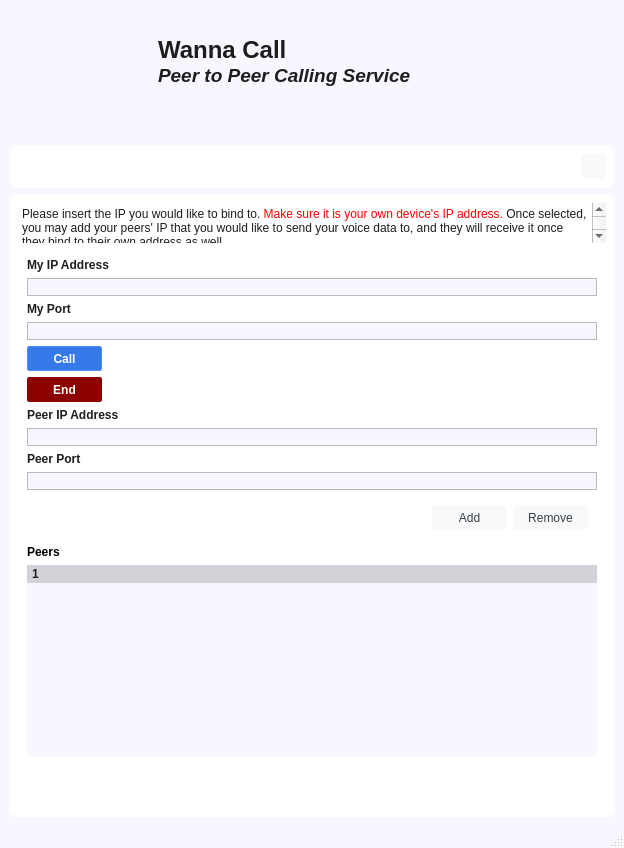
<?xml version="1.0" encoding="UTF-8"?>
<ui version="4.0">
 <class>WannaCall</class>
 <widget class="QMainWindow" name="WannaCall">
  <property name="geometry">
   <rect>
    <x>0</x>
    <y>0</y>
    <width>624</width>
    <height>848</height>
   </rect>
  </property>
  <property name="windowTitle">
   <string>WannaCall</string>
  </property>
  <property name="styleSheet">
   <string notr="true">QMainWindow#WannaCall{
background-color:#f7f7ff;
}</string>
  </property>
  <widget class="QWidget" name="centralwidget">
   <property name="styleSheet">
    <string notr="true">QWidget#body{
background-color:white;
border-radius:8px;
}
QWidget#toolbar{
background-color:white;
border-radius:8px;
}
* { color: #1d1d1d; }
QLabel {
color: black;
font-weight:bold;
background-color: transparent;
}
QLineEdit {
color:black;
border-radius: 1px;
border-width: 1px;
border-style: solid;
border-color: #b9b9b9;
background-color: #f7f7ff;
}
QLineEdit:hover {
color:black;
border-radius: 1px;
border-width: 1px;
border-style: solid;
border-color: #a0a0a0;
background-color: #f7f7ff;
}
QLineEdit:disabled{
color:#B1B1B1;
border-radius: 1px;
border-width: 1px;
border-style: solid;
border-color: #b9b9b9;
background-color:#838383;
}
QPushButton {
color: #3c4043;
background-color: #f8f9fa;
border: 1px solid #f8f9fa;
border-radius: 4px;
}
QPushButton:hover {
color: #3c4043;
background-color: #f8f9fa;
border: 1px solid #e3e3e3;
border-radius: 4px;
}
QPushButton:pressed {
color: #3c4043;
background-color: QLinearGradient( x1: 0, y1: 0, x2: 0, y2: 1, stop: 0 #f8f9fa, stop: 1 #e3e3e3);
border: 1px solid #e3e3e3;
border-radius: 4px;
}
QToolButton {
color: #3c4043;
background-color: #f8f9fa;
border: 1px solid #f8f9fa;
border-radius: 4px;
}
QToolButton:hover {
color: #3c4043;
background-color: #f8f9fa;
border: 1px solid #e3e3e3;
border-radius: 4px;
}
QToolButton:pressed {
color: #3c4043;
background-color: QLinearGradient( x1: 0, y1: 0, x2: 0, y2: 1, stop: 0 #f8f9fa, stop: 1 #e3e3e3);
border: 1px solid #e3e3e3;
border-radius: 4px;
}</string>
   </property>
   <layout class="QGridLayout" name="gridLayout">
    <item row="1" column="0">
     <widget class="QWidget" name="toolbar" native="true">
      <layout class="QVBoxLayout" name="verticalLayout_3">
       <item>
        <layout class="QHBoxLayout" name="horizontalLayout_3">
         <item>
          <spacer name="horizontalSpacer_2">
           <property name="orientation">
            <enum>Qt::Horizontal</enum>
           </property>
           <property name="sizeHint" stdset="0">
            <size>
             <width>40</width>
             <height>20</height>
            </size>
           </property>
          </spacer>
         </item>
         <item>
          <widget class="QToolButton" name="settingsButton">
           <property name="minimumSize">
            <size>
             <width>25</width>
             <height>25</height>
            </size>
           </property>
           <property name="maximumSize">
            <size>
             <width>25</width>
             <height>25</height>
            </size>
           </property>
           <property name="text">
            <string/>
           </property>
           <property name="icon">
            <iconset resource="resources.qrc">
             <normaloff>:/icons/settings.png</normaloff>:/icons/settings.png</iconset>
           </property>
           <property name="toolButtonStyle">
            <enum>Qt::ToolButtonIconOnly</enum>
           </property>
          </widget>
         </item>
        </layout>
       </item>
      </layout>
     </widget>
    </item>
    <item row="2" column="0">
     <widget class="QWidget" name="body" native="true">
      <property name="styleSheet">
       <string notr="true">QWidget#body{
background-color:white;
border-radius:8px;
}
* { color: #1d1d1d; }
QLabel {
color: black;
font-weight:bold;
background-color: transparent;
}
QLineEdit {
color:black;
border-radius: 1px;
border-width: 1px;
border-style: solid;
border-color: #b9b9b9;
background-color: #f7f7ff;
}
QLineEdit:hover {
color:black;
border-radius: 1px;
border-width: 1px;
border-style: solid;
border-color: #a0a0a0;
background-color: #f7f7ff;
}
QLineEdit:disabled{
color:#B1B1B1;
border-radius: 1px;
border-width: 1px;
border-style: solid;
border-color: #b9b9b9;
background-color:#838383;
}
QPushButton {
color: #3c4043;
background-color: #f8f9fa;
border: 1px solid #f8f9fa;
border-radius: 4px;
}
QPushButton:hover {
color: #3c4043;
background-color: #f8f9fa;
border: 1px solid #e3e3e3;
border-radius: 4px;
}
QPushButton:pressed {
color: #3c4043;
background-color: QLinearGradient( x1: 0, y1: 0, x2: 0, y2: 1, stop: 0 #f8f9fa, stop: 1 #e3e3e3);
border: 1px solid #e3e3e3;
border-radius: 4px;
}
QToolButton {
color: #3c4043;
background-color: #f8f9fa;
border: 1px solid #f8f9fa;
border-radius: 4px;
}
QToolButton:hover {
color: #3c4043;
background-color: #f8f9fa;
border: 1px solid #e3e3e3;
border-radius: 4px;
}
QToolButton:pressed {
color: #3c4043;
background-color: QLinearGradient( x1: 0, y1: 0, x2: 0, y2: 1, stop: 0 #f8f9fa, stop: 1 #e3e3e3);
border: 1px solid #e3e3e3;
border-radius: 4px;
}</string>
      </property>
      <layout class="QVBoxLayout" name="verticalLayout">
       <item>
        <widget class="QTextBrowser" name="content">
         <property name="minimumSize">
          <size>
           <width>0</width>
           <height>40</height>
          </size>
         </property>
         <property name="maximumSize">
          <size>
           <width>16777215</width>
           <height>40</height>
          </size>
         </property>
         <property name="styleSheet">
          <string notr="true">QTextBrowser#content {
background-color:transparent;
border:none;
}</string>
         </property>
         <property name="html">
          <string>&lt;!DOCTYPE HTML PUBLIC &quot;-//W3C//DTD HTML 4.0//EN&quot; &quot;http://www.w3.org/TR/REC-html40/strict.dtd&quot;&gt;
&lt;html&gt;&lt;head&gt;&lt;meta name=&quot;qrichtext&quot; content=&quot;1&quot; /&gt;&lt;meta charset=&quot;utf-8&quot; /&gt;&lt;style type=&quot;text/css&quot;&gt;
p, li { white-space: pre-wrap; }
hr { height: 1px; border-width: 0; }
li.unchecked::marker { content: &quot;\2610&quot;; }
li.checked::marker { content: &quot;\2612&quot;; }
&lt;/style&gt;&lt;/head&gt;&lt;body style=&quot; font-family:'Segoe UI'; font-size:9pt; font-weight:400; font-style:normal;&quot;&gt;
&lt;p style=&quot; margin-top:0px; margin-bottom:0px; margin-left:0px; margin-right:0px; -qt-block-indent:0; text-indent:0px;&quot;&gt;Please insert the IP you would like to bind to. &lt;span style=&quot; color:#ff0004;&quot;&gt;Make sure it is your own device's IP address.&lt;/span&gt; Once selected, you may add your peers' IP that you would like to send your voice data to, and they will receive it once they bind to their own address as well.&lt;/p&gt;&lt;/body&gt;&lt;/html&gt;</string>
         </property>
        </widget>
       </item>
       <item>
        <widget class="QWidget" name="widget_2" native="true">
         <layout class="QVBoxLayout" name="verticalLayout_2">
          <item>
           <widget class="QLabel" name="ipLabel">
            <property name="styleSheet">
             <string notr="true">QLabel#ipLabel {
color:#1d1d1d;
background-color:transparent;
font-weight:bold;
}</string>
            </property>
            <property name="text">
             <string>My IP Address</string>
            </property>
           </widget>
          </item>
          <item>
           <widget class="QLineEdit" name="ipLineEdit"/>
          </item>
          <item>
           <widget class="QLabel" name="portLabel">
            <property name="styleSheet">
             <string notr="true">QLabel#portLabel {
color:#1d1d1d;
background-color:transparent;
font-weight:bold;
}</string>
            </property>
            <property name="text">
             <string>My Port</string>
            </property>
           </widget>
          </item>
          <item>
           <widget class="QLineEdit" name="portLineEdit"/>
          </item>
          <item>
           <widget class="QPushButton" name="callButton">
            <property name="minimumSize">
             <size>
              <width>75</width>
              <height>25</height>
             </size>
            </property>
            <property name="maximumSize">
             <size>
              <width>75</width>
              <height>25</height>
             </size>
            </property>
            <property name="styleSheet">
             <string notr="true">QPushButton#callButton {
color:white;
font-weight:bold;
border: 1px solid #4d90fe;
background-color: #357ae8;
border-radius:2px;
}
QPushButton#callButton:hover {
color:white;
font-weight:bold;
border: 1px solid #2f5bb7;
background-color: #357ae8;
border-radius:2px;
}</string>
            </property>
            <property name="text">
             <string>Call</string>
            </property>
           </widget>
          </item>
          <item>
           <widget class="QPushButton" name="endButton">
            <property name="minimumSize">
             <size>
              <width>75</width>
              <height>25</height>
             </size>
            </property>
            <property name="maximumSize">
             <size>
              <width>75</width>
              <height>25</height>
             </size>
            </property>
            <property name="styleSheet">
             <string notr="true">QPushButton#endButton {
color:white;
font-weight:bold;
border: 1px solid #8d0000;
background-color: #8d0000;
border-radius:2px;
}
QPushButton#endButton:hover {
color:white;
font-weight:bold;
border: 1px solid #8d0000;
background-color: #980202;
border-radius:2px;
}
QPushButton#endButton:pressed {
color:white;
font-weight:bold;
border: 1px solid #b40101;
background-color: QLinearGradient( x1: 0, y1: 0, x2: 0, y2: 1, stop: 0 #8d0000, stop: 1 #980202);
border-radius:2px;
}</string>
            </property>
            <property name="text">
             <string>End</string>
            </property>
           </widget>
          </item>
          <item>
           <widget class="QLabel" name="peerIPLabel">
            <property name="styleSheet">
             <string notr="true">QLabel#peerIPLabel {
color:#1d1d1d;
background-color:transparent;
font-weight:bold;
}</string>
            </property>
            <property name="text">
             <string>Peer IP Address</string>
            </property>
           </widget>
          </item>
          <item>
           <widget class="QLineEdit" name="peerIPLineEdit"/>
          </item>
          <item>
           <widget class="QLabel" name="peerPortLabel">
            <property name="styleSheet">
             <string notr="true">QLabel#peerPortLabel {
color:#1d1d1d;
background-color:transparent;
font-weight:bold;
}</string>
            </property>
            <property name="text">
             <string>Peer Port</string>
            </property>
           </widget>
          </item>
          <item>
           <widget class="QLineEdit" name="peerPortLineEdit"/>
          </item>
          <item>
           <widget class="QWidget" name="horizontalWidget" native="true">
            <layout class="QHBoxLayout" name="horizontalLayout_2">
             <item>
              <spacer name="horizontalSpacer">
               <property name="orientation">
                <enum>Qt::Horizontal</enum>
               </property>
               <property name="sizeHint" stdset="0">
                <size>
                 <width>40</width>
                 <height>20</height>
                </size>
               </property>
              </spacer>
             </item>
             <item>
              <widget class="QPushButton" name="addPeerButton">
               <property name="minimumSize">
                <size>
                 <width>75</width>
                 <height>25</height>
                </size>
               </property>
               <property name="maximumSize">
                <size>
                 <width>75</width>
                 <height>25</height>
                </size>
               </property>
               <property name="text">
                <string>Add</string>
               </property>
              </widget>
             </item>
             <item>
              <widget class="QPushButton" name="remPeerButton">
               <property name="minimumSize">
                <size>
                 <width>75</width>
                 <height>25</height>
                </size>
               </property>
               <property name="maximumSize">
                <size>
                 <width>75</width>
                 <height>25</height>
                </size>
               </property>
               <property name="text">
                <string>Remove</string>
               </property>
              </widget>
             </item>
            </layout>
           </widget>
          </item>
          <item>
           <widget class="QLabel" name="peersLabel">
            <property name="text">
             <string>Peers</string>
            </property>
           </widget>
          </item>
          <item>
           <widget class="QTreeWidget" name="treeWidget">
            <property name="styleSheet">
             <string notr="true">QHeaderView::section {
	color:#1d1d1d;
	background-color:rgb(210, 210, 217);
	font-weight:bold;
	border:none;
	padding-left:5px;
}

QTreeWidget#treeWidget {
	color:#1d1d1d;
	border-radius:8px;
	background-color:#f7f7ff;
}
QTreeWidget#treeWidget::item:hover {
	color:#1d1d1d;
	background-color:rgb(214, 214, 221);
}
QTreeWidget#treeWidget::item:selected:active {
	color:#1d1d1d;
	font-weight:bold;
	background-color:rgb(214, 214, 221);
}</string>
            </property>
            <column>
             <property name="text">
              <string notr="true">1</string>
             </property>
            </column>
           </widget>
          </item>
          <item>
           <spacer name="verticalSpacer_2">
            <property name="orientation">
             <enum>Qt::Vertical</enum>
            </property>
            <property name="sizeHint" stdset="0">
             <size>
              <width>20</width>
              <height>40</height>
             </size>
            </property>
           </spacer>
          </item>
         </layout>
        </widget>
       </item>
      </layout>
     </widget>
    </item>
    <item row="0" column="0">
     <widget class="QWidget" name="header" native="true">
      <property name="minimumSize">
       <size>
        <width>0</width>
        <height>130</height>
       </size>
      </property>
      <property name="maximumSize">
       <size>
        <width>16777215</width>
        <height>130</height>
       </size>
      </property>
      <layout class="QVBoxLayout" name="verticalLayout_4">
       <item>
        <layout class="QHBoxLayout" name="horizontalLayout">
         <item>
          <widget class="QTextBrowser" name="logo">
           <property name="maximumSize">
            <size>
             <width>130</width>
             <height>130</height>
            </size>
           </property>
           <property name="styleSheet">
            <string notr="true">QTextBrowser#logo{
background-color:transparent;
color:#1d1d1d;
border:none;
}</string>
           </property>
           <property name="html">
            <string>&lt;!DOCTYPE HTML PUBLIC &quot;-//W3C//DTD HTML 4.0//EN&quot; &quot;http://www.w3.org/TR/REC-html40/strict.dtd&quot;&gt;
&lt;html&gt;&lt;head&gt;&lt;meta name=&quot;qrichtext&quot; content=&quot;1&quot; /&gt;&lt;meta charset=&quot;utf-8&quot; /&gt;&lt;style type=&quot;text/css&quot;&gt;
p, li { white-space: pre-wrap; }
hr { height: 1px; border-width: 0; }
li.unchecked::marker { content: &quot;\2610&quot;; }
li.checked::marker { content: &quot;\2612&quot;; }
&lt;/style&gt;&lt;/head&gt;&lt;body style=&quot; font-family:'Segoe UI'; font-size:9pt; font-weight:400; font-style:normal;&quot;&gt;
&lt;p style=&quot; margin-top:0px; margin-bottom:0px; margin-left:0px; margin-right:0px; -qt-block-indent:0; text-indent:0px;&quot;&gt;&lt;img src=&quot;:/icons/peer-to-peer.png&quot; width=&quot;100&quot; height=&quot;100&quot; /&gt;&lt;/p&gt;&lt;/body&gt;&lt;/html&gt;</string>
           </property>
          </widget>
         </item>
         <item>
          <widget class="QTextBrowser" name="title">
           <property name="styleSheet">
            <string notr="true">QTextBrowser#title{
background-color:transparent;
color:#1d1d1d;
border:none;
}</string>
           </property>
           <property name="html">
            <string>&lt;!DOCTYPE HTML PUBLIC &quot;-//W3C//DTD HTML 4.0//EN&quot; &quot;http://www.w3.org/TR/REC-html40/strict.dtd&quot;&gt;
&lt;html&gt;&lt;head&gt;&lt;meta name=&quot;qrichtext&quot; content=&quot;1&quot; /&gt;&lt;meta charset=&quot;utf-8&quot; /&gt;&lt;style type=&quot;text/css&quot;&gt;
p, li { white-space: pre-wrap; }
hr { height: 1px; border-width: 0; }
li.unchecked::marker { content: &quot;\2610&quot;; }
li.checked::marker { content: &quot;\2612&quot;; }
&lt;/style&gt;&lt;/head&gt;&lt;body style=&quot; font-family:'Segoe UI'; font-size:9pt; font-weight:400; font-style:normal;&quot;&gt;
&lt;p style=&quot;-qt-paragraph-type:empty; margin-top:0px; margin-bottom:0px; margin-left:0px; margin-right:0px; -qt-block-indent:0; text-indent:0px;&quot;&gt;&lt;br /&gt;&lt;/p&gt;
&lt;p style=&quot; margin-top:0px; margin-bottom:0px; margin-left:0px; margin-right:0px; -qt-block-indent:0; text-indent:0px;&quot;&gt;&lt;span style=&quot; font-size:18pt; font-weight:700;&quot;&gt;Wanna Call&lt;/span&gt;&lt;/p&gt;
&lt;p style=&quot; margin-top:0px; margin-bottom:0px; margin-left:0px; margin-right:0px; -qt-block-indent:0; text-indent:0px;&quot;&gt;&lt;span style=&quot; font-size:14pt; font-weight:700; font-style:italic;&quot;&gt;Peer to Peer Calling Service&lt;/span&gt;&lt;/p&gt;&lt;/body&gt;&lt;/html&gt;</string>
           </property>
          </widget>
         </item>
        </layout>
       </item>
      </layout>
     </widget>
    </item>
   </layout>
  </widget>
  <widget class="QMenuBar" name="menubar">
   <property name="geometry">
    <rect>
     <x>0</x>
     <y>0</y>
     <width>624</width>
     <height>21</height>
    </rect>
   </property>
  </widget>
  <widget class="QStatusBar" name="statusbar"/>
 </widget>
 <resources>
  <include location="resources.qrc"/>
 </resources>
 <connections/>
</ui>
